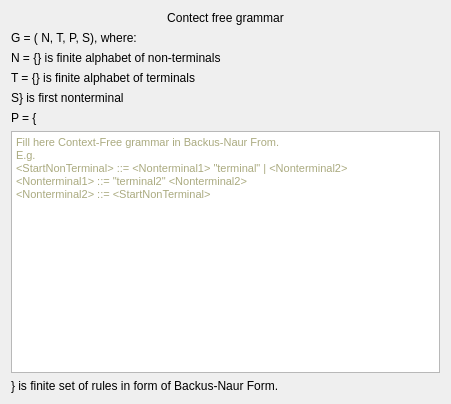
<?xml version="1.0" encoding="UTF-8"?>
<ui version="4.0">
 <class>CCfgWidget</class>
 <widget class="QWidget" name="CCfgWidget">
  <property name="geometry">
   <rect>
    <x>0</x>
    <y>0</y>
    <width>451</width>
    <height>404</height>
   </rect>
  </property>
  <property name="windowTitle">
   <string>Form</string>
  </property>
  <layout class="QVBoxLayout" name="verticalLayout_2">
   <item>
    <widget class="QLabel" name="label">
     <property name="text">
      <string>Contect free grammar</string>
     </property>
     <property name="alignment">
      <set>Qt::AlignCenter</set>
     </property>
    </widget>
   </item>
   <item>
    <widget class="QLabel" name="label_6">
     <property name="text">
      <string>G = ( N, T, P, S), where:</string>
     </property>
    </widget>
   </item>
   <item>
    <layout class="QVBoxLayout" name="verticalLayout">
     <item>
      <layout class="QHBoxLayout" name="horizontalLayout">
       <item>
        <widget class="QLabel" name="m_nonterminalLabel">
         <property name="text">
          <string>N = {} is finite alphabet of non-terminals</string>
         </property>
        </widget>
       </item>
      </layout>
     </item>
     <item>
      <layout class="QHBoxLayout" name="horizontalLayout_2">
       <item>
        <widget class="QLabel" name="m_terminalLabel">
         <property name="text">
          <string>T = {} is finite alphabet of terminals</string>
         </property>
        </widget>
       </item>
      </layout>
     </item>
     <item>
      <layout class="QHBoxLayout" name="horizontalLayout_4">
       <item>
        <widget class="QLabel" name="m_firstNonTerminal">
         <property name="text">
          <string>S} is first nonterminal</string>
         </property>
        </widget>
       </item>
      </layout>
     </item>
     <item>
      <widget class="QLabel" name="label_4">
       <property name="text">
        <string>P = {</string>
       </property>
      </widget>
     </item>
     <item>
      <layout class="QVBoxLayout" name="verticalLayout_3">
       <item>
        <widget class="QTextEdit" name="m_BackusNaurFormTextEdit">
         <property name="html">
          <string>&lt;!DOCTYPE HTML PUBLIC &quot;-//W3C//DTD HTML 4.0//EN&quot; &quot;http://www.w3.org/TR/REC-html40/strict.dtd&quot;&gt;
&lt;html&gt;&lt;head&gt;&lt;meta name=&quot;qrichtext&quot; content=&quot;1&quot; /&gt;&lt;style type=&quot;text/css&quot;&gt;
p, li { white-space: pre-wrap; }
&lt;/style&gt;&lt;/head&gt;&lt;body style=&quot; font-family:'MS Shell Dlg 2'; font-size:8.25pt; font-weight:400; font-style:normal;&quot;&gt;
&lt;p style=&quot; margin-top:0px; margin-bottom:0px; margin-left:0px; margin-right:0px; -qt-block-indent:0; text-indent:0px;&quot;&gt;&lt;span style=&quot; color:#aaaa7f;&quot;&gt;Fill here Context-Free grammar in Backus-Naur From.&lt;/span&gt;&lt;/p&gt;
&lt;p style=&quot; margin-top:0px; margin-bottom:0px; margin-left:0px; margin-right:0px; -qt-block-indent:0; text-indent:0px;&quot;&gt;&lt;span style=&quot; color:#aaaa7f;&quot;&gt;E.g.&lt;/span&gt;&lt;/p&gt;
&lt;p style=&quot; margin-top:0px; margin-bottom:0px; margin-left:0px; margin-right:0px; -qt-block-indent:0; text-indent:0px;&quot;&gt;&lt;span style=&quot; color:#aaaa7f;&quot;&gt;&amp;lt;StartNonTerminal&amp;gt; ::= &amp;lt;Nonterminal1&amp;gt; &amp;quot;terminal&amp;quot; | &amp;lt;Nonterminal2&amp;gt;&lt;/span&gt;&lt;/p&gt;
&lt;p style=&quot; margin-top:0px; margin-bottom:0px; margin-left:0px; margin-right:0px; -qt-block-indent:0; text-indent:0px;&quot;&gt;&lt;span style=&quot; color:#aaaa7f;&quot;&gt;&amp;lt;Nonterminal1&amp;gt; ::= &amp;quot;terminal2&amp;quot; &amp;lt;Nonterminal2&amp;gt;  &lt;/span&gt;&lt;/p&gt;
&lt;p style=&quot; margin-top:0px; margin-bottom:0px; margin-left:0px; margin-right:0px; -qt-block-indent:0; text-indent:0px;&quot;&gt;&lt;span style=&quot; color:#aaaa7f;&quot;&gt;&amp;lt;Nonterminal2&amp;gt; ::= &amp;lt;StartNonTerminal&amp;gt;&lt;/span&gt;&lt;/p&gt;&lt;/body&gt;&lt;/html&gt;</string>
         </property>
        </widget>
       </item>
       <item>
        <widget class="QLabel" name="label_9">
         <property name="text">
          <string>} is finite set of rules in form of Backus-Naur Form.</string>
         </property>
        </widget>
       </item>
      </layout>
     </item>
    </layout>
   </item>
  </layout>
 </widget>
 <resources/>
 <connections/>
</ui>
